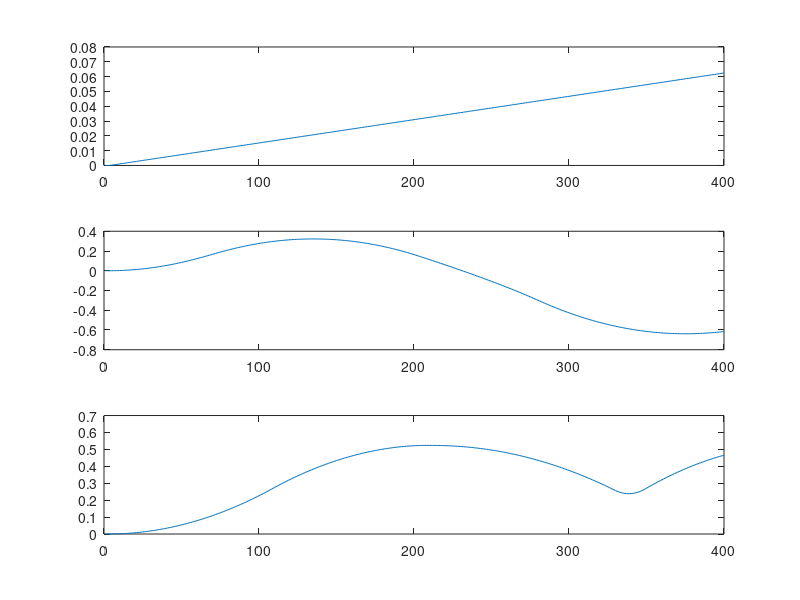

MATLAB code to generate this figure:
%% Input Parameters %%
%% The x_vel required (forward is positive, m/s)
x_vel = 50/1000;
%% The y position changed required (left is positive, in m)
y_pos = 300/1000;
%% The required theta position to rotate (left is positive, in radians)
theta = 30*(pi/180);
%% Simulation Length (number of steps)
sim_length = 400;

%% Robot Parameters %%
%% The robot's x position, in dr coordinates (m)
%% The robot's y position, in dr coordinates (m)
%% The robot's theta coordinate, in dr coordinates (radians)
%% Measures how far the robot has rotated its own coordinate system 
%% to the left relative to its initial position
dr_pos = [0, 0, 0];

%% The robot's x velocity, in dr coordinates (m/s)
%% The robot's y velocity, in dr coordinates (m/s)
%% The robot's angular velocity (rad/s)
dr_vel = [0, 0, 0];

%% The robot's x acceleration, in local coordinates (m/s^2)
%% The robot's y acceleration, in local coordinates (m/s^2)
%% The robot's angular acceleration, in local coordinates (rad/s^2)
acc = [0, 0, 0];

%% Constants %%
time_step = 1/200;%s
x_vel_max = 2;%m/s
y_vel_max = 1;%m/s
avel_max = 1;%rad/s
x_acc_max = 3;%m/s^2
y_acc_max = 3;%m/s^2
max_vy_step = y_acc_max*time_step;
aacc_max = 20;%rad/s^2
space_factor = 0.01;

time = 0;
path = zeros(3, sim_length);
for i = 1:sim_length
  %% Record Path (in terms of final axis)
  path(1,i) = dr_pos(1)*cos(theta)+dr_pos(2)*sin(theta);
  path(2,i) = dr_pos(1)*-sin(theta)+dr_pos(2)*cos(theta);
  path(3,i) = dr_pos(3);
  %% Step each value
  dr_pos(1) = dr_pos(1) + dr_vel(1) * time_step;
  dr_pos(2) = dr_pos(2) + dr_vel(2) * time_step;

  dr_vel(1) = dr_vel(1) + (acc(1)*cos(dr_pos(3))-acc(2)*sin(dr_pos(3))) * time_step;
  dr_vel(2) = dr_vel(2) + (acc(1)*sin(dr_pos(3))+acc(2)*cos(dr_pos(3))) * time_step;

  dr_pos(3) = dr_pos(3) + dr_vel(3) * time_step;
  dr_vel(3) = dr_vel(3) + acc(3) * time_step;

  %% Calculate new required acceleration values
  %% x_velocity
  %% convert dr velocity into final velocity axis
  x_vel_f = dr_vel(1)*cos(theta) + dr_vel(2)*sin(theta);

  %% calculate applied accel on final velocity axis

  x_vel_diff = x_vel - x_vel_f;
  x_vel_abs = abs(x_vel);
  if (x_vel_diff > x_vel_abs/2)
    x_acc_f = x_acc_max;
  elseif (x_vel_diff > 0.02)
    x_acc_f = x_acc_max/10;
  elseif (x_vel_diff < -x_vel_abs/2)
    x_acc_f = -x_acc_max;
  elseif (x_vel_diff < -0.02)
    x_acc_f = -x_acc_max/10;
  else
    x_acc_f = 0;
  end;

  %% apply final-axis accel on the local axis
  temp_acc = [0 0 0];
  temp_acc(1) = x_acc_f*cos(theta-dr_pos(3));
  temp_acc(2) = x_acc_f*sin(theta-dr_pos(3)); 
  
  %% y_position
  %% convert dr position into final position axis
  y_pos_f = dr_pos(1)*-sin(dr_pos(3)) + dr_pos(2)*cos(dr_pos(3));
  y_vel_f = dr_vel(1)*-sin(dr_pos(3)) + dr_vel(2)*cos(dr_pos(3));
  if abs(y_pos_f) < abs(y_pos/2)
    y_acc_f = (y_vel_max^2-y_vel_f^2)/(2*(y_pos/2)-y_pos_f);
  elseif abs(y_pos_f) < abs(y_pos)
    y_acc_f = (-y_vel_f^2)/(2*(y_pos-y_pos_f+space_factor));
  elseif abs(y_pos_f) > abs(y_pos)
    if abs(y_pos_f) > max_vy_step
      if y_pos_f > 0
        y_acc_f = -y_acc_max;
      else
        y_acc_f = y_acc_max;
      end;
    else
      y_acc_f = 0;
    end;
  end;

  %% cap y_acceleration
  if y_acc_f > y_acc_max
    y_acc_f = y_acc_max;
  elseif y_acc_f < -y_acc_max
    y_acc_f = -y_acc_max;
  end;

  %% add y final-axis acceleration to local axis
  temp_acc(1) = temp_acc(1) - y_acc_f*sin(theta-dr_pos(3));
  temp_acc(2) = temp_acc(2) + y_acc_f*cos(theta-dr_pos(3));

  %% angular position
  if abs(dr_pos(3)) < abs(theta/2)
    aacc = (avel_max^2-dr_vel(3)^2)/(2*(theta/2-dr_pos(3)));
  elseif abs(dr_pos(3)) < abs(theta)
    aacc = (-dr_vel(3)^2)/(2*(theta-dr_pos(3)));
  else
    aacc = 0;
  end;

  %% cap angular acceleration
  if aacc > aacc_max
    aacc = aacc_max;
  elseif aacc < -aacc_max
    aacc = -aacc_max;
  end;

  temp_acc(3) = aacc;
  acc = temp_acc; 

end;

subplot(3,1,1);
plot(1:sim_length, path(1,:));
subplot(3,1,2);
plot(1:sim_length, path(2,:));
subplot(3,1,3);
plot(1:sim_length, path(3,:));
